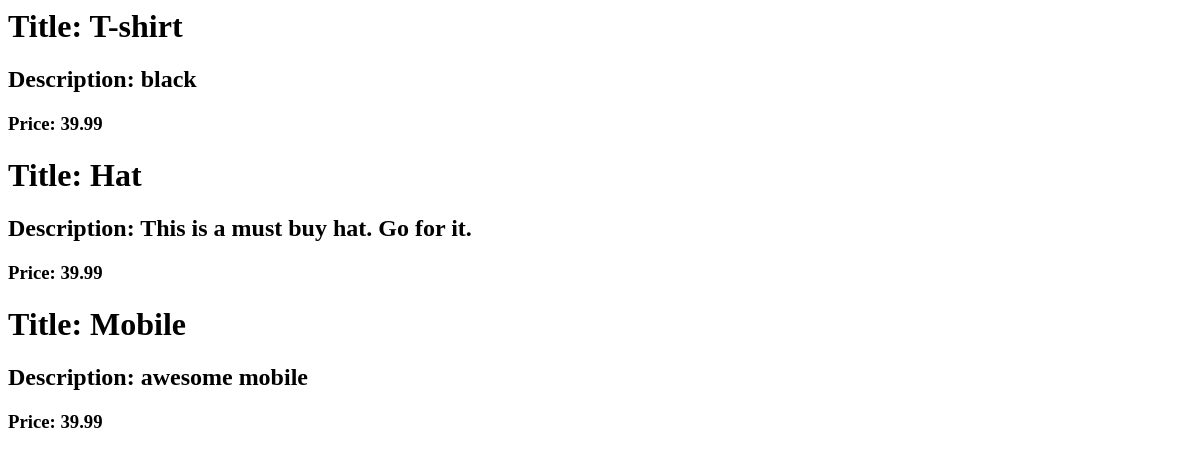
The app's page /products/, older data.
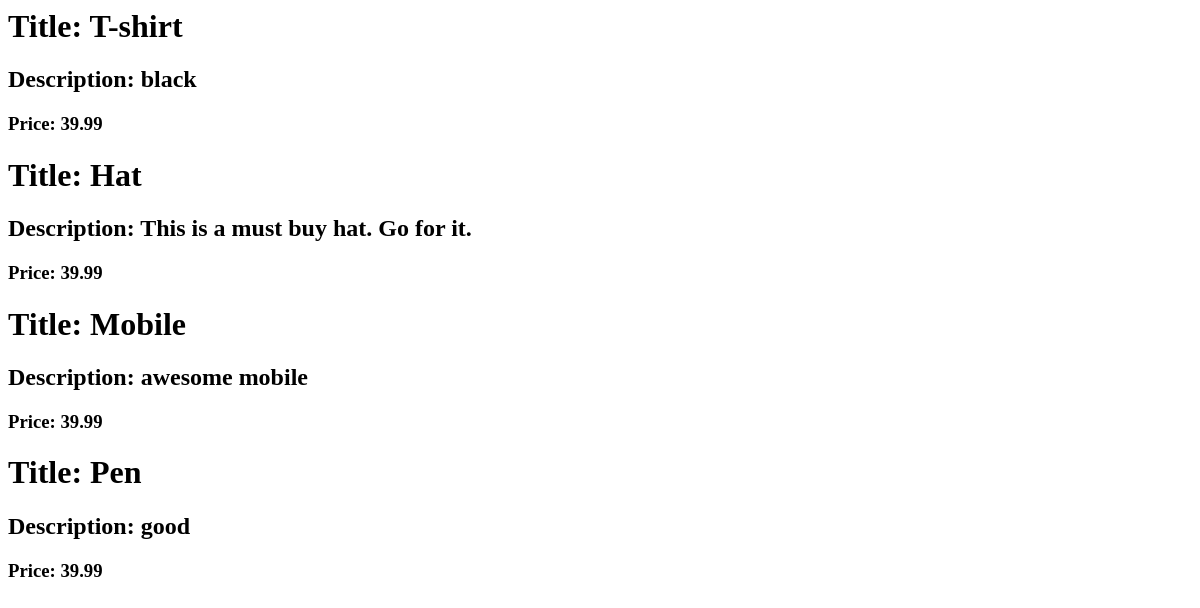
The same page, newer data.
### products/models.py (models this page shows, shortened)
class Product(models.Model):
    title = models.CharField(max_length=120)
    description = models.TextField()
    price = models.DecimalField(decimal_places= 2, max_digits= 10, default= 39.99)
    image = models.ImageField(upload_to= upload_image_path , null= True, blank= True)
    featured = models.BooleanField(default= False)
    active = models.BooleanField(default= True)
    timestamp = models.DateTimeField(auto_now_add= True)
    is_digital = models.BooleanField(default= False)
    def __str__(self):
        return self.title

### products/views.py (the view)
# urls.py: url(r'^products/$', ProductListView.as_view(), name="product-list"),
class ProductListView(ListView):
    queryset = Product.objects.all()
    template_name = "products/list.html"
    def get_context_data(self, *args, **kwargs):
        context = super(ProductListView, self).get_context_data(*args, **kwargs)
        print(context)
        return context

### products/templates/products/list.html
{% for object in object_list %}
    <h1>Title: {{ object.title }}</h1>
    <h2>Description: {{ object.description }}</h2>
    <h3>Price: {{ object.price }}</h3>
{% endfor %}

Row changes from the older to the newer data that the page shows:
added Product: title "Pen", description "good", price "39.99"
